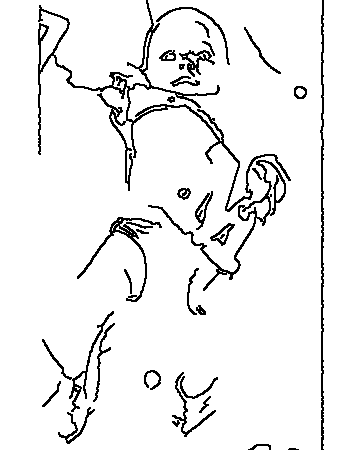
#> input picture tools/traced/level1_strong.png, 360 x 450 px
$ python make_layers.py traced/level1_strong.png
#> lines starting #> are read from the running program, lines starting #| are printed output that depends on the picture; after the words box and inside, x2 and y2 are one past the last pixel; in counts of white or black regions, pixels touching at a corner belong together
"""
Create progressive transparent PNG drawing layers from a photo.
Each step adds new detail. White pixels become transparent, dark pixels stay.
The app renders these as <image> elements inside the SVG.
"""
import cv2
import numpy as np
import os
import sys

W, H = 360, 450

def load_and_resize(path):
#> called with path = 'traced/level1_strong.png'
    img = cv2.imread(path)
#> img is the input picture: shape (450, 360, 3); 93.6% white; black in thin lines or dots, all inside (x1, y1, x2, y2) = (38, 0, 324, 450)
    if img is None:
        raise FileNotFoundError(f"Cannot load: {path}")
    h, w = img.shape[:2]
#> h = 450; w = 360
    target_ratio = W / H
    img_ratio = w / h
#> img_ratio = 0.8
    if img_ratio > target_ratio:
        new_w = W
        new_h = int(W / img_ratio)
    else:
        new_h = H
        new_w = int(H * img_ratio)
#> new_w = 360
    resized = cv2.resize(img, (new_w, new_h), interpolation=cv2.INTER_AREA)
    canvas = np.ones((H, W, 3), dtype=np.uint8) * 255
    y_off = (H - new_h) // 2
    x_off = (W - new_w) // 2
#> x_off = 0
    canvas[y_off:y_off+new_h, x_off:x_off+new_w] = resized
    return canvas, x_off, y_off, new_w, new_h

def make_transparent(sketch_gray, ink_color=(74, 74, 74)):
    """Convert white-on-black sketch to RGBA with transparent background.
    sketch_gray: grayscale image where 0=ink, 255=paper
    Returns BGRA image.
    """
    h, w = sketch_gray.shape
    bgra = np.zeros((h, w, 4), dtype=np.uint8)
    # Ink intensity: 0=full ink, 255=no ink
    ink_strength = 255 - sketch_gray
    bgra[:,:,0] = ink_color[2]  # B
    bgra[:,:,1] = ink_color[1]  # G
    bgra[:,:,2] = ink_color[0]  # R
    bgra[:,:,3] = ink_strength  # Alpha: more ink = more opaque
    return bgra

def ellipse_mask(shape, cx, cy, rx, ry):
    mask = np.zeros(shape[:2], dtype=np.uint8)
    cv2.ellipse(mask, (int(cx), int(cy)), (int(rx), int(ry)), 0, 0, 360, 255, -1)
    return mask

def rect_mask(shape, x1, y1, x2, y2):
    mask = np.zeros(shape[:2], dtype=np.uint8)
    cv2.rectangle(mask, (int(x1), int(y1)), (int(x2), int(y2)), 255, -1)
    return mask

def poly_mask(shape, points):
    mask = np.zeros(shape[:2], dtype=np.uint8)
    pts = np.array(points, dtype=np.int32)
    cv2.fillPoly(mask, [pts], 255)
    return mask

def apply_mask(sketch, mask):
    """Apply mask to sketch: keep sketch details only where mask is white."""
    result = np.ones_like(sketch) * 255  # white (no edges)
    result[mask > 0] = sketch[mask > 0]
    return result

def subtract_mask(mask_a, mask_b):
    """Return mask_a minus mask_b (areas in A but not in B)."""
    return cv2.subtract(mask_a, mask_b)

def main():
    photo = sys.argv[1] if len(sys.argv) > 1 else "www/img/miguel-bebe.jpeg"
    out_dir = "www/img/miguelbebe"
    os.makedirs(out_dir, exist_ok=True)

    print("Loading image...")
    img, x_off, y_off, rw, rh = load_and_resize(photo)
#> x_off = 0; y_off = 0; rw = 360; rh = 450

    # The baby is centered in the image. Compute approximate regions.
    # These are tuned for the miguel-bebe.jpeg photo resized to 360x450
    baby_cx, baby_cy = W//2, H//2 - 20  # baby center is slightly above canvas center

    # Create multiple edge/sketch versions
    gray = cv2.cvtColor(img, cv2.COLOR_BGR2GRAY)

    # Smooth to reduce noise while preserving edges
    smooth = cv2.bilateralFilter(gray, 9, 75, 75)

    # === Create sketch using adaptive threshold (best for line art) ===
    sketch_adapt = cv2.adaptiveThreshold(smooth, 255,
        cv2.ADAPTIVE_THRESH_GAUSSIAN_C, cv2.THRESH_BINARY, 11, 3)

    # === Create edges using Canny (good for contours) ===
    edges = cv2.Canny(smooth, 35, 90)
#> edges: shape (450, 360); 4.7% white in thin lines or dots, all inside (x1, y1, x2, y2) = (37, 0, 324, 450)
    # Thicken edges slightly
    kernel = np.ones((2,2), np.uint8)
    edges_thick = cv2.dilate(edges, kernel, iterations=1)
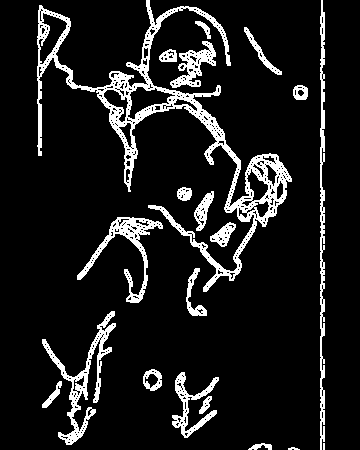
#> edges_thick: shape (450, 360); 10.7% white; 20 white regions (1 under 20 px), largest, box (x1, y1, x2, y2) and area: (37, 0, 292, 292) 8416, (42, 311, 116, 445) 1812, (320, 0, 325, 450) 1548
    sketch_canny = 255 - edges_thick

    # === Combined: use canny for outlines + adaptive for shading ===
    # Blend: take the DARKER pixel from each (more detail)
    sketch_combined = cv2.min(sketch_adapt, sketch_canny)
#> sketch_combined: shape (450, 360); 88.3% white; 19 black regions, largest, box (x1, y1, x2, y2) and area: (37, 0, 292, 292) 9129, (42, 311, 116, 445) 1948, (320, 0, 325, 450) 1791

    # Choose the best version for the final layers
    sketch = sketch_combined

    # Save full sketch for reference
    cv2.imwrite(f"{out_dir}/full_sketch.png", sketch)
    print(f"Saved full sketch to {out_dir}/full_sketch.png")

    # === DEFINE SPATIAL REGIONS FOR EACH STEP ===
    # Step 1: Head outline (large ellipse around head)
    head_mask = ellipse_mask(sketch.shape, 180, 85, 70, 65)
#> in ellipse_mask, `cv2.ellipse(mask, (int(cx), int(cy)), (int(rx), int(ry)), 0, 0, 360, 2..`: mask: shape (450, 360); 8.9% white; 1 white region, box (x1, y1, x2, y2) and area: (110, 20, 251, 151) 14483

    # Step 2: Face features (smaller area: eyes, nose, mouth)
    face_mask = ellipse_mask(sketch.shape, 180, 105, 45, 40)
#> in ellipse_mask (call 2), `cv2.ellipse(mask, (int(cx), int(cy)), (int(rx), int(ry)), 0, 0, 360, 2..`: mask: shape (450, 360); 3.6% white; 1 white region, box (x1, y1, x2, y2) and area: (135, 65, 226, 146) 5781

    # Step 3: Right arm (goes UP near head, viewer's left)
    arm_r_mask = poly_mask(sketch.shape, [
        (90, 50), (155, 50), (160, 170), (100, 170), (70, 130)
    ])
#> in poly_mask, `cv2.fillPoly(mask, [pts], 255)`: mask: shape (450, 360); 5.7% white; 1 white region, box (x1, y1, x2, y2) and area: (70, 50, 161, 171) 9296
    # Remove head overlap
    arm_r_only = subtract_mask(arm_r_mask, head_mask)

    # Step 4: Body + clothing (torso, cardigan)
    body_mask = poly_mask(sketch.shape, [
        (120, 150), (240, 150), (245, 290), (115, 290)
    ])
#> in poly_mask (call 2), `cv2.fillPoly(mask, [pts], 255)`: mask: shape (450, 360); 11% white; 1 white region, box (x1, y1, x2, y2) and area: (115, 150, 246, 291) 17766
    # Remove head and arm overlaps
    body_only = subtract_mask(body_mask, head_mask)
    body_only = subtract_mask(body_only, arm_r_mask)

    # Step 5: Left arm + Letter M + rosary (viewer's right, going down)
    arm_l_mask = poly_mask(sketch.shape, [
        (200, 150), (280, 150), (280, 300), (180, 300)
    ])
#> in poly_mask (call 3), `cv2.fillPoly(mask, [pts], 255)`: mask: shape (450, 360); 8.5% white; 1 white region, box (x1, y1, x2, y2) and area: (180, 150, 281, 301) 13741
    arm_l_only = subtract_mask(arm_l_mask, head_mask)
    arm_l_only = subtract_mask(arm_l_only, body_mask)

    # Step 6: Legs + feet
    legs_mask = rect_mask(sketch.shape, 80, 280, 280, 430)
#> in rect_mask, `cv2.rectangle(mask, (int(x1), int(y1)), (int(x2), int(y2)), 255, -1)`:
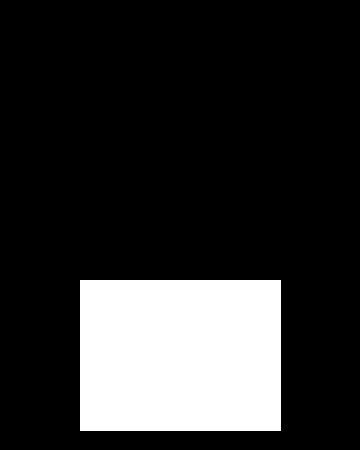
#> mask: shape (450, 360); 18.7% white; 1 white region, box (x1, y1, x2, y2) and area: (80, 280, 281, 431) 30351
    legs_only = subtract_mask(legs_mask, body_mask)
    legs_only = subtract_mask(legs_only, arm_l_mask)

    # Step 7: Background (everything not yet covered)
    covered = np.zeros(sketch.shape[:2], dtype=np.uint8)
    for m in [head_mask, face_mask, arm_r_only, body_only, arm_l_only, legs_only]:
        covered = cv2.bitwise_or(covered, m)
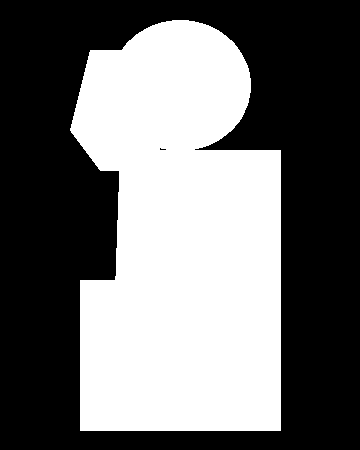
#> covered: shape (450, 360); 43.7% white; 1 white region, box (x1, y1, x2, y2) and area: (70, 20, 281, 431) 70737
    bg_mask = cv2.bitwise_not(covered)

    # === CREATE STEP IMAGES ===
    # Step 0: Construction guides (keep programmatic — just light reference lines)
    # Steps 1-7: Progressive traced layers

    steps = [
        ("step1_head", head_mask),
        ("step2_face", face_mask),
        ("step3_arm_right", arm_r_only),
        ("step4_body", body_only),
        ("step5_arm_left_objects", arm_l_only),
        ("step6_legs", legs_only),
        ("step7_background", bg_mask),
    ]

    for name, mask in steps:
        # Extract this step's sketch content
        step_sketch = apply_mask(sketch, mask)

        # Check if this step has any content
        ink_pixels = np.sum(step_sketch < 200)
        print(f"  {name}: {ink_pixels} ink pixels")

        # Convert to transparent PNG
        step_rgba = make_transparent(step_sketch, ink_color=(74, 74, 74))

        # Save
        out_path = f"{out_dir}/{name}.png"
        cv2.imwrite(out_path, step_rgba)
        print(f"    Saved {out_path}")
#> this loop made 7 passes
#> ink_pixels on passes 1 to 7: 4003, 1703, 846, 3672, 1641, 2635, 6090
#|   step1_head: 4003 ink pixels
#|   step2_face: 1703 ink pixels
#|   step3_arm_right: 846 ink pixels
#|   step4_body: 3672 ink pixels
#|   step5_arm_left_objects: 1641 ink pixels
#|   step6_legs: 2635 ink pixels
#|   step7_background: 6090 ink pixels
#> pass 1, in main, `step_sketch = apply_mask(sketch, mask)`:
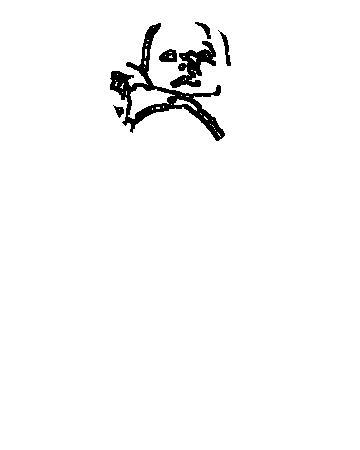
#> step_sketch: shape (450, 360); 97.5% white; 6 black regions, box (x1, y1, x2, y2) and area: (110, 23, 225, 141) 2598, (170, 41, 216, 88) 922, (159, 49, 177, 62) 177, (218, 30, 231, 66) 139, (195, 22, 211, 39) 96, (113, 105, 124, 118) 71
#> after the loop:
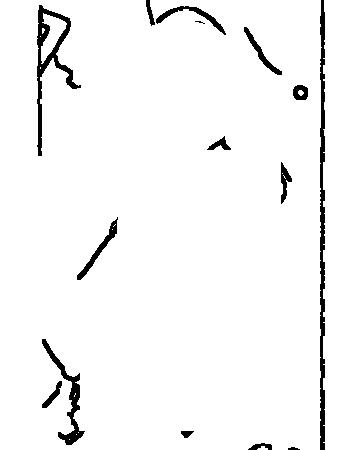
#> step_sketch: shape (450, 360); 96.2% white; 15 black regions (1 under 20 px), largest, box (x1, y1, x2, y2) and area: (320, 0, 325, 450) 1791, (37, 5, 81, 156) 1344, (42, 339, 85, 445) 860

    # Also create a full combined image for the "done" screen
    full_rgba = make_transparent(sketch, ink_color=(74, 74, 74))
    cv2.imwrite(f"{out_dir}/full.png", full_rgba)
    print(f"  Saved full combined: {out_dir}/full.png")

    # Create an ORANGE highlighted version of each step for active state
    for name, mask in steps:
        step_sketch = apply_mask(sketch, mask)
        step_rgba = make_transparent(step_sketch, ink_color=(230, 81, 0))  # HL color #E65100
        out_path = f"{out_dir}/{name}_active.png"
        cv2.imwrite(out_path, step_rgba)
#> this loop made 7 passes
#> pass 1, in main, `step_rgba = make_transparent(step_sketch, ink_color=(230, 81, 0))`:
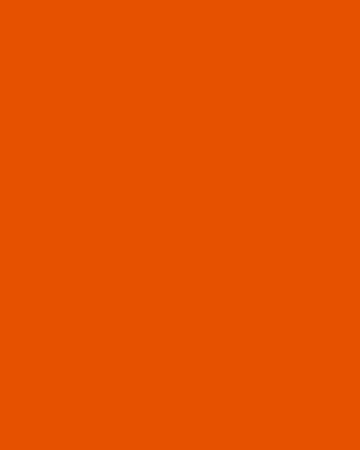
#> step_rgba: shape (450, 360, 4); mean of channels 0, 1, 2, 3 0, 81, 230, 6.3; drawn as B, G, R
#> pass 3, in main, `step_sketch = apply_mask(sketch, mask)`:
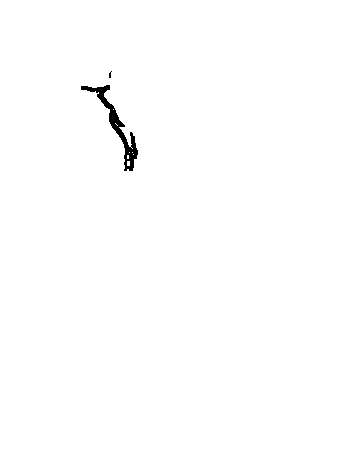
#> step_sketch: shape (450, 360); 99.5% white; 2 black regions (1 under 20 px), largest, box (x1, y1, x2, y2) and area: (81, 85, 138, 171) 834

    print(f"\nAll layers saved to {out_dir}/")
    print("Steps: 7 drawing layers + full combined + active variants")

if __name__ == '__main__':
    main()

$ run again, on tools/traced/level3_fine.png
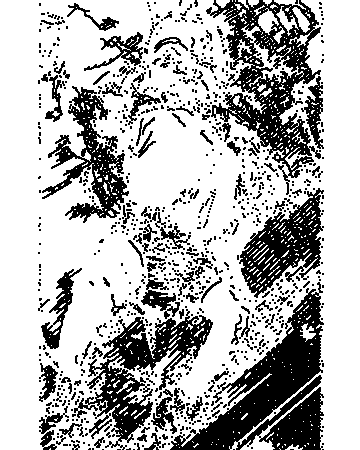
#> input picture tools/traced/level3_fine.png, 360 x 450 px
#> in load_and_resize, img is the input picture: shape (450, 360, 3); 70.6% white; 847 black regions (717 under 20 px), largest, box (x1, y1, x2, y2) and area: (170, 282, 324, 450) 10005, (206, 0, 321, 195) 8015, (74, 309, 213, 450) 5780
#> in main, `img, x_off, y_off, rw, rh = load_and_resize(photo)`: x_off = 0; rw = 360; rh = 450
#> sketch_adapt: shape (450, 360); 72.7% white; 850 black regions (717 under 20 px), largest, box (x1, y1, x2, y2) and area: (206, 0, 321, 195) 8015, (170, 282, 324, 450) 6626, (74, 309, 213, 450) 5650
#> edges: shape (450, 360); 12.5% white in thin lines or dots, all inside (x1, y1, x2, y2) = (38, 0, 324, 450)
#> in main, `edges_thick = cv2.dilate(edges, kernel, iterations=1)`:
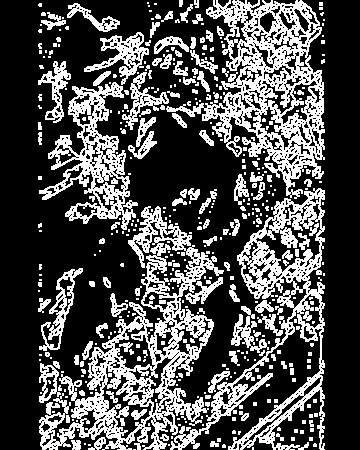
#> edges_thick: shape (450, 360); 30.6% white; 433 white regions (304 under 20 px), largest, box (x1, y1, x2, y2) and area: (39, 206, 224, 450) 11648, (166, 0, 325, 199) 10467, (170, 188, 325, 450) 8194
#> sketch_combined: shape (450, 360); 59.5% white; 330 black regions (224 under 20 px), largest, box (x1, y1, x2, y2) and area: (39, 206, 224, 450) 16951, (170, 188, 325, 450) 14717, (166, 0, 325, 199) 13825
#> the loop in main, `for name, mask in steps: # Extract this step's sketch content` made 7 passes
#> ink_pixels on passes 1 to 7: 6311, 1974, 2967, 5175, 3683, 15911, 31484
#> (printed output is left out)
#> the loop in main, `for name, mask in steps:` made 7 passes
#> pass 3, in main, `step_sketch = apply_mask(sketch, mask)`:
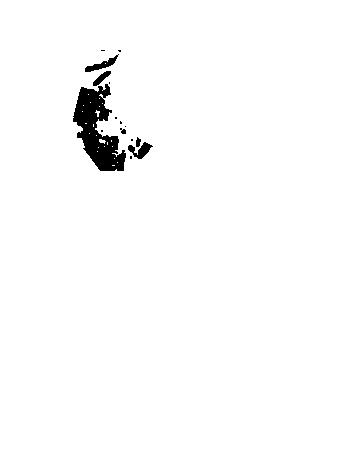
#> step_sketch: shape (450, 360); 98.2% white; 15 black regions (9 under 20 px), largest, box (x1, y1, x2, y2) and area: (73, 84, 126, 171) 2371, (128, 142, 153, 159) 196, (85, 54, 119, 72) 193, (93, 71, 111, 86) 112, (136, 137, 141, 147) 36, (120, 128, 126, 134) 24
